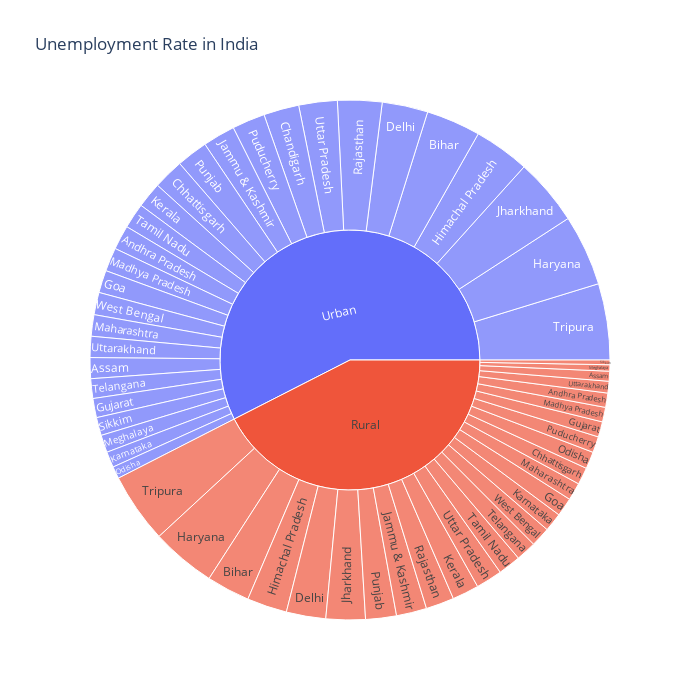

Notebook code cell kept with this figure:
### Code cell
#dashboard to analyze the unemployment rate of each Indian state by area.
unemploment = df[["state", "area", "estimated unemployment rate"]]
figure = px.sunburst(unemploment, path=["area", "state"], 
                     values="estimated unemployment rate", 
                     width=700, height=700, color_continuous_scale="RdY1Gn", 
                     title="Unemployment Rate in India")
figure.show()

### Figure 1 — Plotly figure (JSON) as saved in the notebook; plotly's stock layout.template omitted (floating-point values rounded to 4 significant figures)
{"data": [{"branchvalues": "total", "domain": {"x": [0, 1], "y": [0, 1]}, "hovertemplate": "labels=%{label}<br>estimated unemployment rate=%{value}<br>parent=%{parent}<br>id=%{id}<extra></extra>", "ids": ["Rural/Andhra Pradesh", "Urban/Andhra Pradesh", "Rural/Assam", "Urban/Assam", "Rural/Bihar", "Urban/Bihar", "Urban/Chandigarh", "Rural/Chhattisgarh", "Urban/Chhattisgarh", "Rural/Delhi", "Urban/Delhi", "Rural/Goa", "Urban/Goa", "Rural/Gujarat", "Urban/Gujarat", "Rural/Haryana", "Urban/Haryana", "Rural/Himachal Pradesh", "Urban/Himachal Pradesh", "Rural/Jammu & Kashmir", "Urban/Jammu & Kashmir", "Rural/Jharkhand", "Urban/Jharkhand", "Rural/Karnataka", "Urban/Karnataka", "Rural/Kerala", "Urban/Kerala", "Rural/Madhya Pradesh", "Urban/Madhya Pradesh", "Rural/Maharashtra", "Urban/Maharashtra", "Rural/Meghalaya", "Urban/Meghalaya", "Rural/Odisha", "Urban/Odisha", "Rural/Puducherry", "Urban/Puducherry", "Rural/Punjab", "Urban/Punjab", "Rural/Rajasthan", "Urban/Rajasthan", "Rural/Sikkim", "Urban/Sikkim", "Rural/Tamil Nadu", "Urban/Tamil Nadu", "Rural/Telangana", "Urban/Telangana", "Rural/Tripura", "Urban/Tripura", "Rural/Uttar Pradesh", "Urban/Uttar Pradesh", "Rural/Uttarakhand", "Urban/Uttarakhand", "Rural/West Bengal", "Urban/West Bengal", "Rural", "Urban"], "labels": ["Andhra Pradesh", "Andhra Pradesh", "Assam", "Assam", "Bihar", "Bihar", "Chandigarh", "Chhattisgarh", "Chhattisgarh", "Delhi", "Delhi", "Goa", "Goa", "Gujarat", "Gujarat", "Haryana", "Haryana", "Himachal Pradesh", "Himachal Pradesh", "Jammu & Kashmir", "Jammu & Kashmir", "Jharkhand", "Jharkhand", "Karnataka", "Karnataka", "Kerala", "Kerala", "Madhya Pradesh", "Madhya Pradesh", "Maharashtra", "Maharashtra", "Meghalaya", "Meghalaya", "Odisha", "Odisha", "Puducherry", "Puducherry", "Punjab", "Punjab", "Rajasthan", "Rajasthan", "Sikkim", "Sikkim", "Tamil Nadu", "Tamil Nadu", "Telangana", "Telangana", "Tripura", "Tripura", "Uttar Pradesh", "Uttar Pradesh", "Uttarakhand", "Uttarakhand", "West Bengal", "West Bengal", "Rural", "Urban"], "name": "", "parents": ["Rural", "Urban", "Rural", "Urban", "Rural", "Urban", "Urban", "Rural", "Urban", "Rural", "Urban", "Rural", "Urban", "Rural", "Urban", "Rural", "Urban", "Rural", "Urban", "Rural", "Urban", "Rural", "Urban", "Rural", "Urban", "Rural", "Urban", "Rural", "Urban", "Rural", "Urban", "Rural", "Urban", "Rural", "Urban", "Rural", "Urban", "Rural", "Urban", "Rural", "Urban", "Rural", "Urban", "Rural", "Urban", "Rural", "Urban", "Rural", "Urban", "Rural", "Urban", "Rural", "Urban", "Rural", "Urban", "", ""], "type": "sunburst", "values": [77.37, 132.0, 53.89, 113.2, 234.8, 294.9, 191.9, 92.8, 165.9, 213.6, 248.2, 100.7, 121.9, 82.84, 103.8, 350.2, 385.8, 217.1, 302.1, 164.5, 175.5, 213.1, 363.3, 101.1, 85.79, 144.8, 138.7, 79.15, 128.2, 95.34, 116.3, 34.65, 94.92, 92.58, 65.84, 87.16, 178.4, 166.9, 169.9, 153.0, 240.7, 25.4, 97.84, 122.9, 137.1, 110.1, 106.6, 380.3, 413.5, 142.9, 208.5, 63.47, 114.3, 106.0, 121.5, 3707.0, 5016.0]}], "layout": {"height": 700, "legend": {"tracegroupgap": 0}, "title": {"text": "Unemployment Rate in India"}, "width": 700}}
